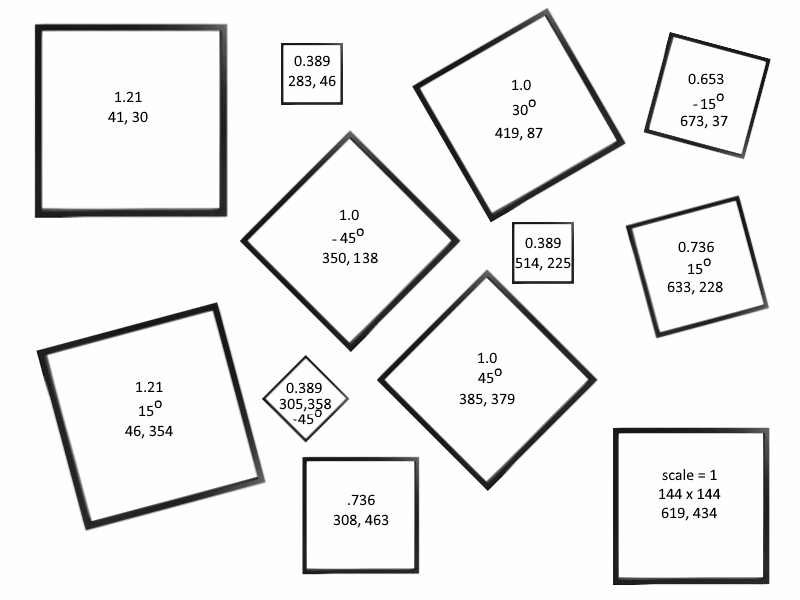
#> input picture Lab4/PictureFrameCollage.png, 800 x 600 px
$ jupyter execute --allow-errors Lab4-ImageTransformations.ipynb   (shell and % lines are left out)
#> lines starting #> are read from the running program, lines starting #| are printed output that depends on the picture
# Image Transformations Lab
All  of  the  programming  assignments  are  to  be  done  in  Python  using  additional  libraries  specified  in  the  assignments.  There  are many  libraries  available,  some  of  which  we  will  be  using,  and  you  are  welcome  to  use  them  with  one  exception:  if  the  library  or  a  function  within  it  performs  the  specific  function  you  are  asked  to  code,  you  may  not  use  that  other  than  perhaps  as  a  reference  to  compare  against. All  of  the  code  you  submit  must  be  your  own. You are welcome to turn in a completed jupyter notebook.

The following code will load an image you can use for this lab. If needed make sure to install PIL using *pip install PIL* or *conda install PIL*.

**NOTE:** On the homework, the direction of the positve Y-axis was up. In this lab (and most image packages), the direction of the positive Y-axis is down. This means that you will need to rotate in the opposite direction of what you did on the homework.

**OTHER NOTE:** This lab used to use `np.matrix` like in Lab 2. However, NumPy states that `np.matrix` is not recommended, and that `np.array` should be used instead (even for linear algebra). Keep in mind that `np.matrix` and `np.array` behave a little differently when using certain operators (such as '`*`').

[cell 1]
import numpy as np
import matplotlib.pyplot as plt
from PIL import Image

# %matplotlib notebook
# ^^^ Interactive tool - works with Jupyter notebooks but NOT VS Code, uncomment to use

# ^^^ Default matplotplt output

def compose(frame, image, transformation):

    width, height = frame.size

    #Invert matrix for compose function, grab values for Affine Transform
    t = np.linalg.inv(transformation)
    a=t[0,0]; b=t[0,1]; c=t[0,2]; d=t[1,0]; e=t[1,1]; f=t[1,2]

    image = image.transform((width,height), Image.Transform.AFFINE,(a,b,c,d,e,f), Image.Resampling.BICUBIC)

    #Make mask from image's location
    im = np.sum(image, -1)
    vals = 255.0*( im > 0)
    mask = Image.fromarray(vals).convert("1")

    #Composite images together
    result = Image.composite(image,frame,mask)

    return result

def radians(degree):
    return np.deg2rad(degree)

#Open the two images
filename = "PictureFrameCollage.png"
frame = Image.open(filename).convert("RGB")

filename0 = "Bird0.png"
im0 = Image.open(filename0).convert("RGB")
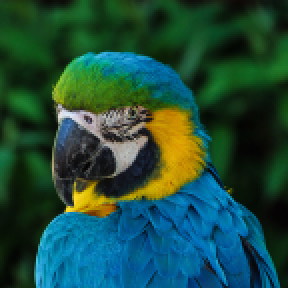
#> input picture Lab4/Bird0.png, 144 x 144 px (shown 2 times larger)
#> im0 is the input picture: PIL image 144x144 RGB; mean R, G, B 30.5, 75.9, 61.2

filename1 = "Bird1.png"
im1 = Image.open(filename1).convert("RGB")
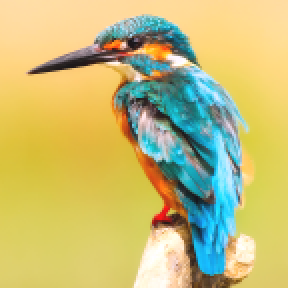
#> input picture Lab4/Bird1.png, 144 x 144 px (shown 2 times larger)
#> im1 is the input picture: PIL image 144x144 RGB; mean R, G, B 196.7, 188.4, 119.4

filename2 = "Bird2.png"
im2 = Image.open(filename2).convert("RGB")
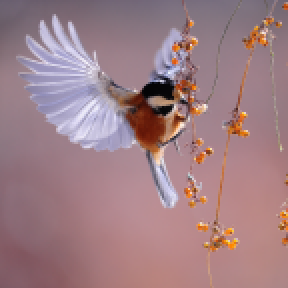
#> input picture Lab4/Bird2.png, 144 x 144 px (shown 2 times larger)
#> im2 is the input picture: PIL image 144x144 RGB; mean R, G, B 159.4, 127.1, 133.7

filename3 = "Bird3.png"
im3 = Image.open(filename3).convert("RGB")
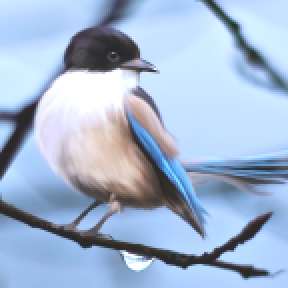
#> input picture Lab4/Bird3.png, 144 x 144 px (shown 2 times larger)
#> im3 is the input picture: PIL image 144x144 RGB; mean R, G, B 162.5, 182.4, 209.2

filename4 = "Bird4.png"
im4 = Image.open(filename4).convert("RGB")
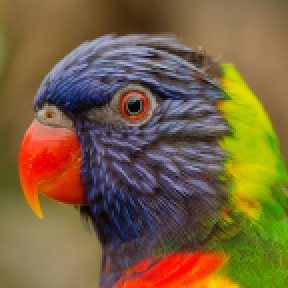
#> input picture Lab4/Bird4.png, 144 x 144 px (shown 2 times larger)
#> im4 is the input picture: PIL image 144x144 RGB; mean R, G, B 121.5, 98.2, 61.2

filename5 = "Bird5.png"
#> (the rest of this cell did not finish here and is left out)
